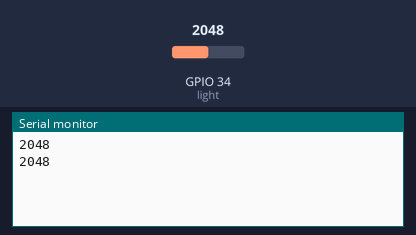
This sketch was run on a simulated ESP32. Parts: the last lines printed to the serial monitor. The test bench sets the inputs (shaded band); at power-on: GPIO 34 (light) = 2048.

Above: at 5.8 s.
5.9 s: GPIO 34 (light) set to 2866
At 10.9 s:
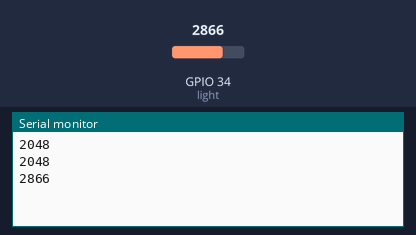
11.9 s: GPIO 34 (light) set to 3603
At 15.9 s:
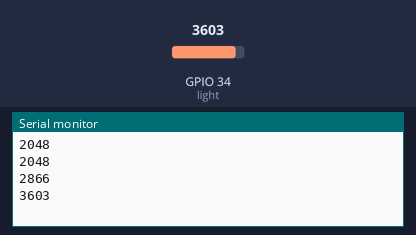
Timing chart, 0 to 17.4 s (numbered marks = the images above; inputs shaded):
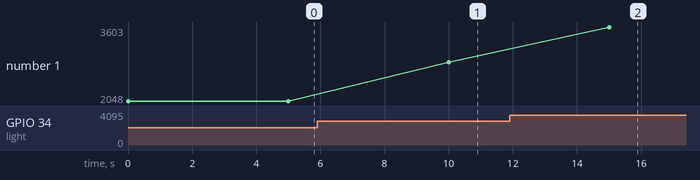

Measured:
- after the input at 5.9 s, the serial monitor: prints a new line after 4.1 s (image 1)
- after the input at 11.9 s, the serial monitor: prints a new line after 3.1 s (image 2)
- plotted number 1: 2048 → 2866 after the input at 5.9 s, 2866 → 3603 after the input at 11.9 s

The sketch:

weatherLight.ino
```cpp
#define light 34
void setup() {
  Serial.begin(115200);
  pinMode(light,INPUT);
}

void loop() {
  int lightLevel = analogRead(light);
  Serial.println(lightLevel);
  delay(5000);
}
```
